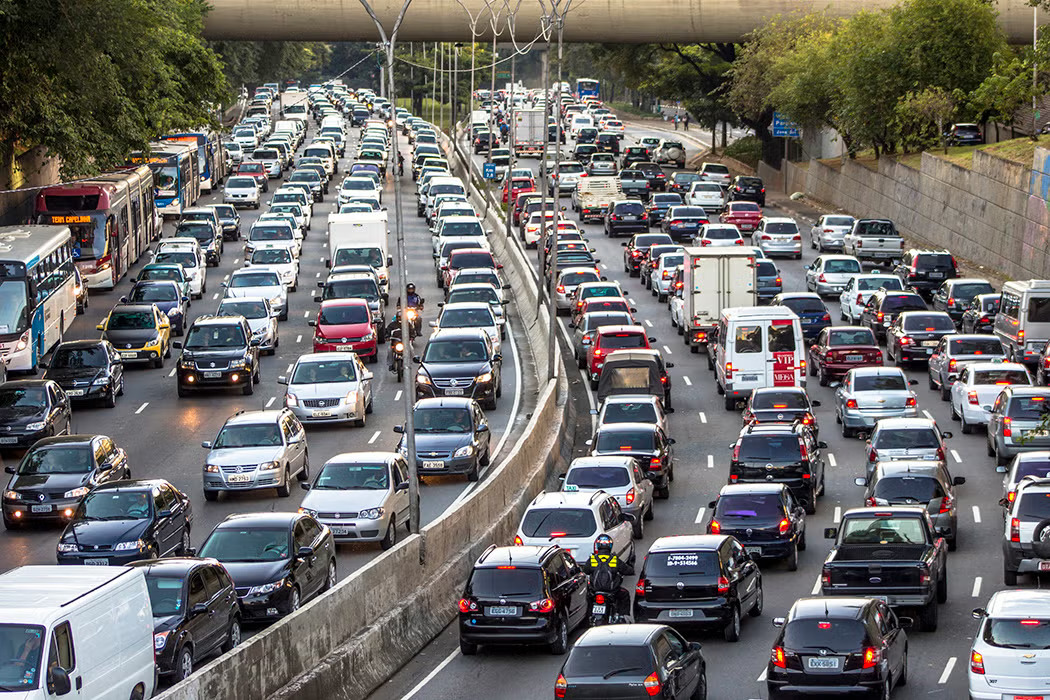
#> input picture images/traffic.jpg, 1050 x 700 px, found by its file name
$ python roi_density.py
#> lines starting #> are read from the running program, lines starting #| are printed output that depends on the picture
import cv2
import numpy as np
import time

img = cv2.imread("images/traffic.jpg")
#> img is the input picture: shape (700, 1050, 3); mean B, G, R 106.5, 108.3, 110.4
start = time.time()

gray = cv2.cvtColor(img, cv2.COLOR_BGR2GRAY)
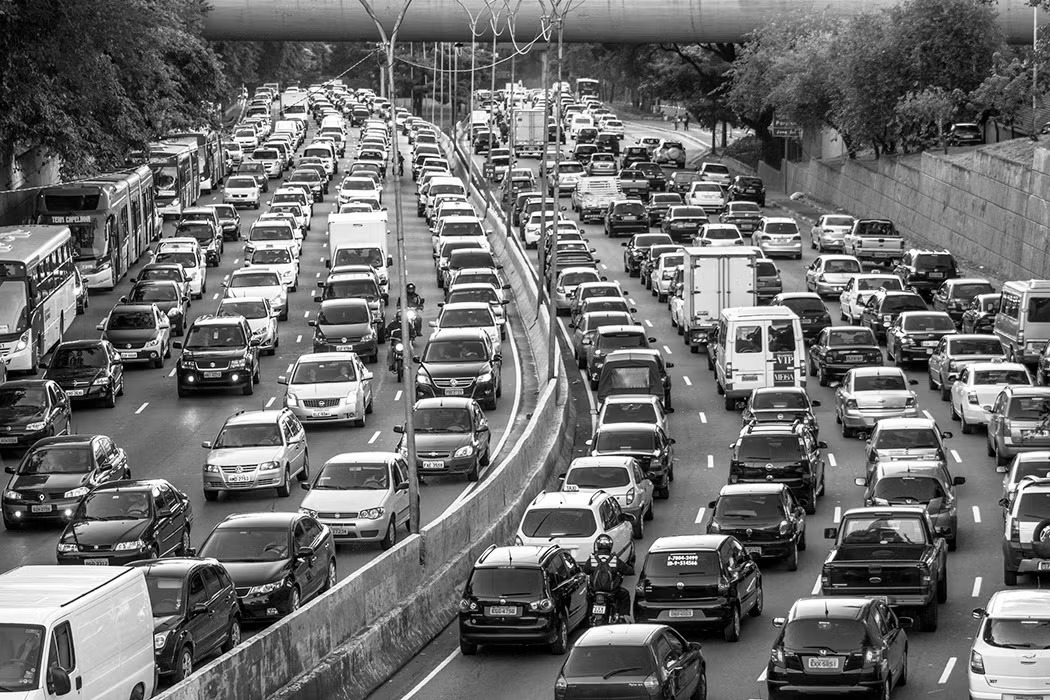
#> gray: shape (700, 1050); min 0, max 255, mean 108.7
blur = cv2.GaussianBlur(gray, (5,5), 1.4)
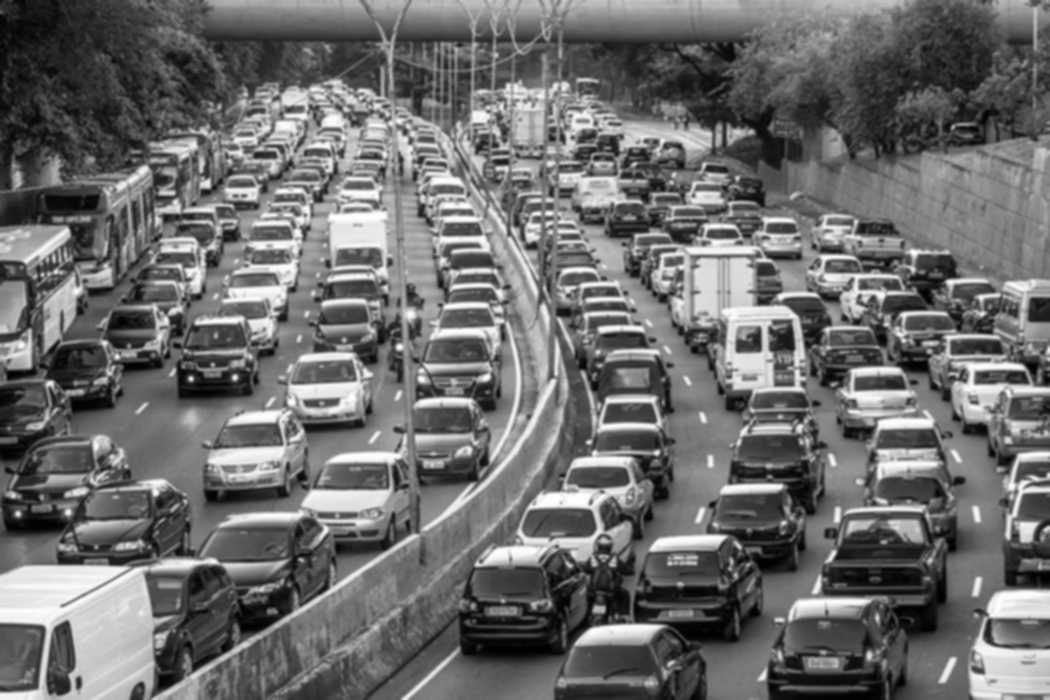
#> blur: shape (700, 1050); min 0, max 254, mean 108.7
edges = cv2.Canny(blur, 50, 150)
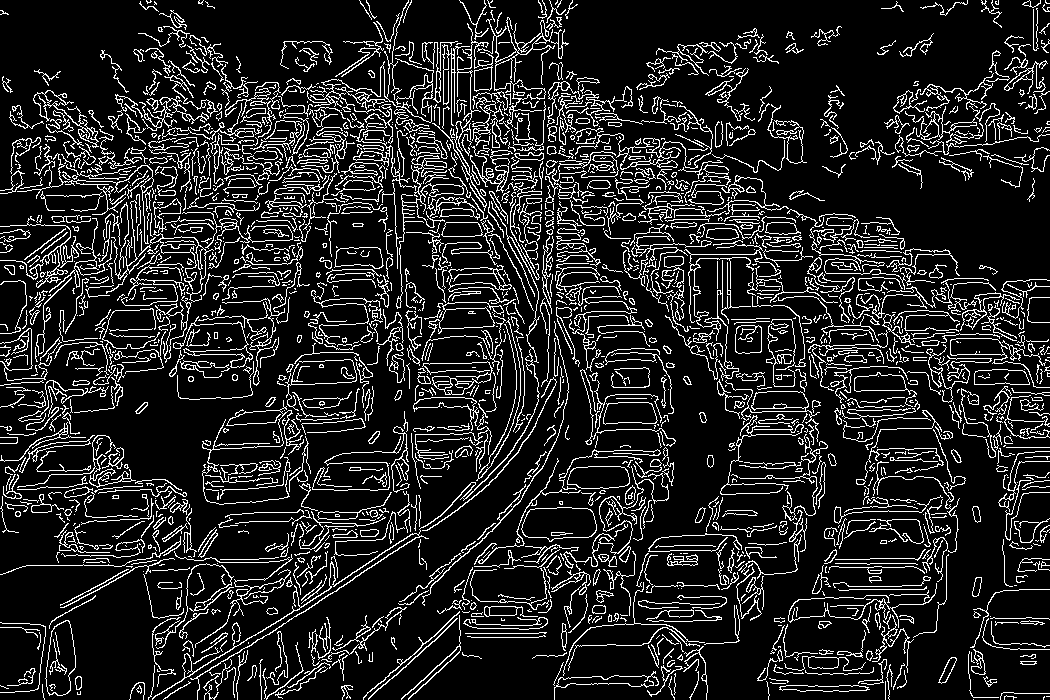
#> edges: shape (700, 1050); 13.9% white in thin lines or dots

h, w = edges.shape
#> h = 700; w = 1050
lane_width = w // 3
#> lane_width = 350

lane1 = edges[:, 0:lane_width]
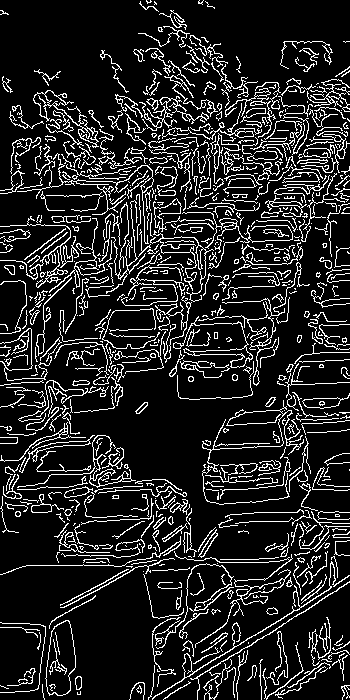
#> lane1: shape (700, 350); 14.2% white in thin lines or dots
lane2 = edges[:, lane_width:2*lane_width]
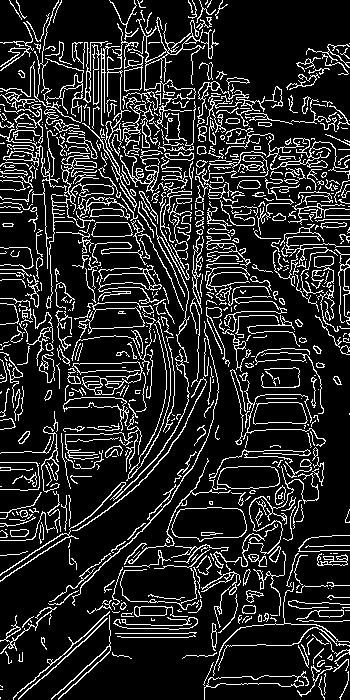
#> lane2: shape (700, 350); 15.2% white in thin lines or dots
lane3 = edges[:, 2*lane_width:w]
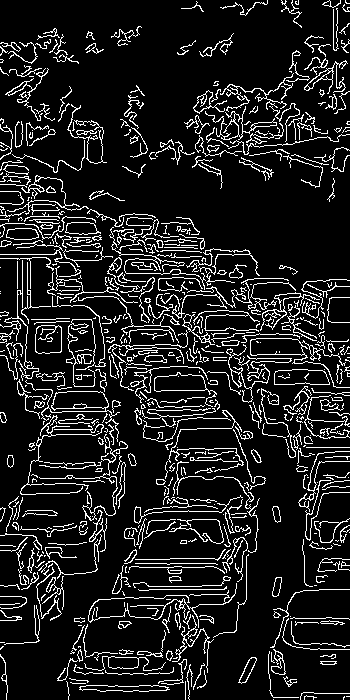
#> lane3: shape (700, 350); 12.1% white in thin lines or dots

densities = {
    "Lane 1": np.sum(lane1 == 255),
    "Lane 2": np.sum(lane2 == 255),
    "Lane 3": np.sum(lane3 == 255)
}
#> densities = {'Lane 1': 34835, 'Lane 2': 37329, 'Lane 3': 29714}

for lane, value in densities.items():
    print(f"{lane} Density:", value)
#> this loop made 3 passes
#> (lane, value) on passes 1 to 3: ('Lane 1', 34835), ('Lane 2', 37329), ('Lane 3', 29714)
#| Lane 1 Density: 34835
#| Lane 2 Density: 37329
#| Lane 3 Density: 29714

print("Processing Time:", round(time.time() - start, 3), "seconds")

$ run again, with images/reference.jpg copied over images/traffic.jpg
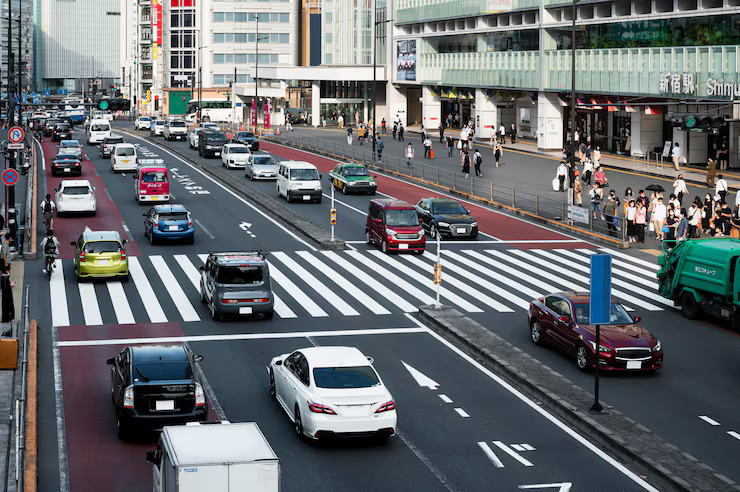
#> input picture images/reference.jpg, 740 x 492 px, found by its file name
#> img is the input picture: shape (492, 740, 3); mean B, G, R 113, 109.6, 105.8
#> `edges = cv2.Canny(blur, 50, 150)`:
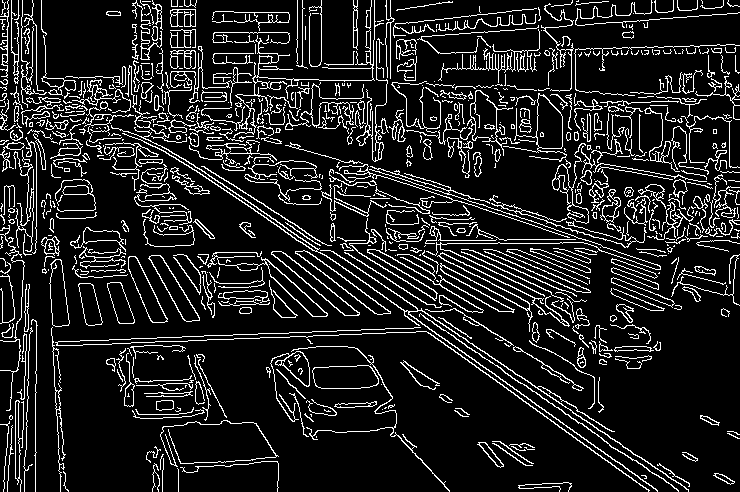
#> edges: shape (492, 740); 12.7% white in thin lines or dots
#> lane1: shape (492, 246); 13.4% white in thin lines or dots
#> lane2: shape (492, 246); 12.6% white in thin lines or dots
#> `lane3 = edges[:, 2*lane_width:w]`:
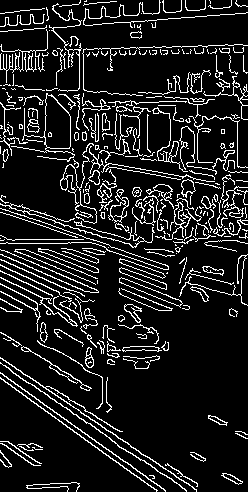
#> lane3: shape (492, 248); 12.2% white in thin lines or dots
#> densities = {'Lane 1': 16171, 'Lane 2': 15255, 'Lane 3': 14927}
#> the loop `for lane, value in densities.items():` made 3 passes
#> (lane, value) on passes 1 to 3: ('Lane 1', 16171), ('Lane 2', 15255), ('Lane 3', 14927)
#> (printed output is left out)
